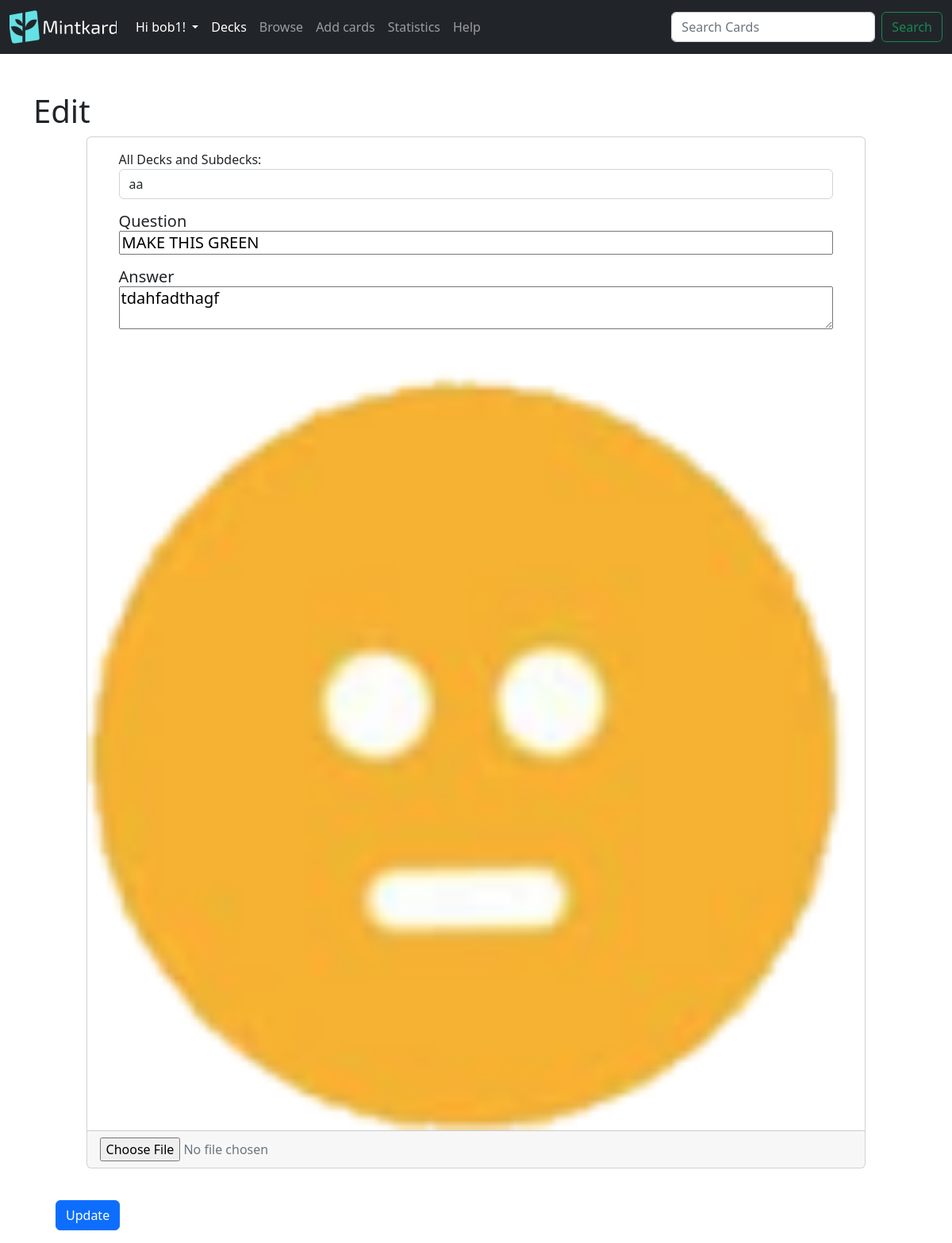
The app's page /decks/edit/3 (signed in) with its own data.
### mintkard/models.py (models this page shows, shortened)
class User(db.Model,UserMixin):
    id = db.Column(db.Integer,primary_key= True)
    username = db.Column(db.String(100), unique = True)
    email = db.Column(db.String(75),unique=True)
    password = db.Column(db.String(150))
    decks = db.relationship('Deck',backref = 'user_decks',lazy=True)#stores all the decks that the owner owns, in the parents class

class Deck(db.Model):
    id = db.Column(db.Integer, primary_key=True)
    name = db.Column(db.String(100),nullable=False)
    description = db.Column(db.String(100))
    date = db.Column(db.DateTime(timezone=True),default=func.now())
    image_hash = db.Column(db.String, nullable=True)#new
    parent_id = db.Column(db.Integer, db.ForeignKey('deck.id'))#This is the foreign key for the parent deck
    children_deck = db.relationship('Deck',backref=db.backref('parent', remote_side=[id]),primaryjoin='Deck.parent_id == Deck.id')#This is the relationship for the child deck, the backref is the parent deck, the primaryjoin is the foreign key for the child deck
    cards = db.relationship('Card',lazy= True,cascade='all, delete-orphan',backref='deck')#cascade will delete all the cards in the deck if its deleted
    user_id = db.Column(db.Integer, db.ForeignKey('user.id'))
    '''allows a string output'''
    def delete(self):
        pass

class Card(db.Model):
    id = db.Column(db.Integer, primary_key=True)#Primary key
    question = db.Column(db.String(200))
    answer = db.Column(db.String(400))
    last_study = db.Column(db.DateTime(timezone=True))
    is_new = db.Column(db.Boolean, default=True)
    interval = db.Column(db.Integer)
    easiness_factor = db.Column(db.Integer)
    quality = db.Column(db.Integer)
    image_hash = db.Column(db.String, nullable=True)#new
    deck_id = db.Column(db.Integer, db.ForeignKey('deck.id'))#One to many relationship with decks

### mintkard/decks.py (the view, shortened to what this page needs)
@login_required
@decks.route('/edit/<int:card_id>',methods=['GET','POST'])
def edit(card_id):
    if not user_owned_card(card_id):
        return redirect(url_for('decks.decks_route'),code=301)
    try:
        decks = [deck for deck in g.fmanager.user.decks if deck.parent_id == None]# used in the filter dropdown option
    except Exception as e:
        flash('Error locating decks: {}'.format(e),category='danger')
    try:
        current_card = Card.query.filter_by(id=card_id).first()
    except Exception as e:
        flash('Error : {}'.format(e),category='danger')
    if current_card is None:
        flash('Card id cannot be found',category='danger')
    current_card = Card.query.filter_by(id=card_id).first()
    return render_template("edit.html",card=current_card,decks=decks)

### mintkard/decks.py (called while the page is built)
@decks.before_request
@login_required
def before_request():
    try:
        g.fmanager = FlashcardManager(user=current_user.id, app=current_app)
        g.fmanagerstats = FlashcardManagerStats(user=current_user.id, app=current_app)
        g.fmanagerstats_public = FlashcardManagerPublicStats(user=None,app=current_app)#there is no user as it gets the apps average data
    except Exception as e:
        flash('Error inilizing flashcard manager: {}'.format(e),category='danger')

def user_owned_card(card_id):
    result = db.session.execute("""
        SELECT deck.user_id
        FROM card card
        INNER JOIN deck deck ON card.deck_id = deck.id
        WHERE card.id = {}
    """.format(card_id))
    if result.fetchone()[0] == current_user.id:
        return True
    return False

### mintkard/templates/edit.html (shortened to what this page needs)
{% extends 'layout.html' %}
{% block body %}
<form method="POST" enctype="multipart/form-data">
  <h1 >Edit</h1>
  <div class="container-fluid">
    <div class="card mx-auto" style="width: 90%; height: 100%;">
      <div class="card-body mx-4">
        <div class="form-group">
          <label for="deck-filter">All Decks and Subdecks:</label>
          <select class="form-control" name="deck" required>
            {% set found_deck = decks | selectattr("id", "equalto", card.deck_id) | first %}
            {% if found_deck %}
              <option selected value="same">{{found_deck.name}}</option>
            {% else %}
              <option selected>{{card.deck_id}}</option>
            {% endif %}
          </select>
        </div>
        <h5 class="card-title my-3">
          <label for="card-question">Question</label>
          <input type="text" style="width: 100%" name="card-question" value="{{card.question}}">
        </h5>
        <h5>
        <label for="card-title">Answer</label>
          <p class="card-text">
          <textarea style="width: 100%" name="card-answer">{{card.answer}}</textarea>
          </p>
        </h5>
      </div>
      {% if card.image_hash %}
        <img src="/static/user_images/{{card.image_hash}}" class="card-img-bottom" alt="card image">
      {% endif %}
      <div class="card-footer text-muted">
        <input type="file" name="image" accept="image/*">
      </div>
    </div>
    <br>
    <input class="btn btn-primary m-3" value="Update" type="submit" ></input>
  </div>
  </form>
{% endblock %}

### mintkard/templates/layout.html (shortened to what this page needs)
<!DOCTYPE html>
<html lang="en">
<head>
    <link rel="stylesheet" href="https://cdnjs.cloudflare.com/ajax/libs/font-awesome/4.7.0/css/font-awesome.min.css">
</head>
<link href="https://cdn.jsdelivr.net/npm/bootstrap@5.2.3/dist/css/bootstrap.min.css" rel="stylesheet"
>
<body>
    <nav class="navbar navbar-expand-lg navbar-dark bg-dark">
        <div class="container-fluid">
            <a class="navbar-brand" href="/home"><img src="/static/logo.png" alt="Mintkard" width="135" height="42"></a>
            <div class="collapse navbar-collapse" id="navbarSupportedContent">
                <ul class="navbar-nav me-auto mb-2 mb-lg-0">
                    {% if current_user.is_authenticated %}
                    <li class="nav-item dropdown">
                        <a class="nav-link dropdown-toggle" href="#" id="navbarDropdown" role="button" data-bs-toggle="dropdown" aria-expanded="false" style="color:white">
                            Hi {{ current_user.username }}!
                        </a>
                    </li>
                    <li class="nav-item">
                        <a class="nav-link active" aria-current="page" href="/decks/">Decks</a>
                    </li>
                    <li class="nav-item">
                        <a class="nav-link" href="/decks/browse">Browse</a>
                    </li>
                    <li class="nav-item">
                        <a class="nav-link" href="/decks/create">Add cards</a>
                    </li>
                    <li class="nav-item">
                        <a class="nav-link" href="/decks/stats">Statistics</a>
                    </li>
                    <li class="nav-item">
                        <a class="nav-link" href="/decks/help">Help</a>
                    </li>
                    {% endif %}
                </ul>
                <form  action ="{{url_for('decks.browse')}}" class="d-flex">
                    <input class="form-control me-2" name ="search" type="search" placeholder="Search Cards" aria-label="Search">
                    <button class="btn btn-outline-success" type="submit">Search</button>
                </form>
            </div>
        </div>
    </nav>
    <div class="container mt-5">
    {% block body %}{% endblock %}
    </div>
</body>
</html>

### records on screen
User: username "bob1"
Deck: deck "aa"
Card: card-question "MAKE THIS GREEN", card-answer "tdahfadthagf", image_hash (picture)
